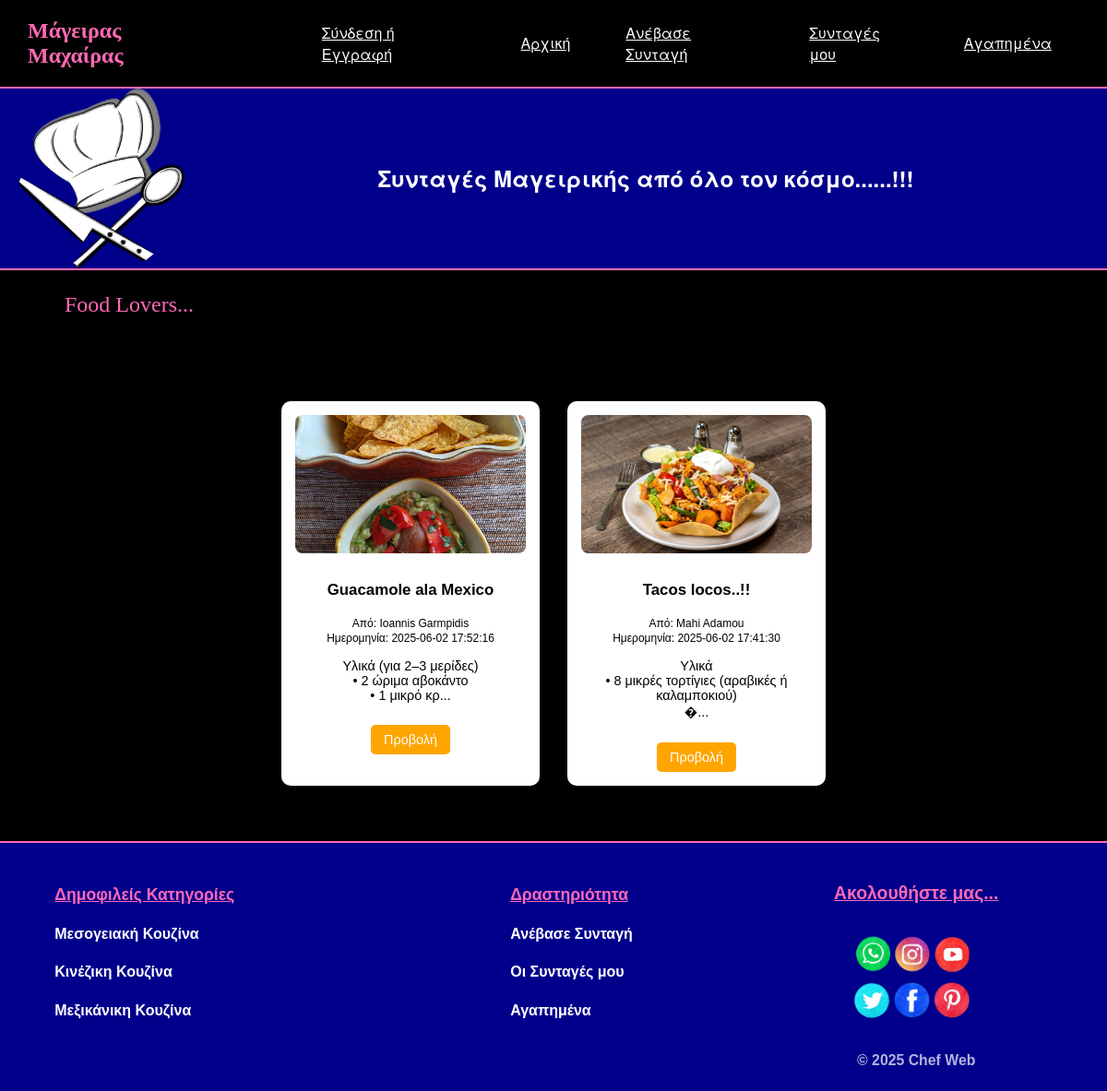
/php/recipe_by_category.php?category=Μεξικάνικη, run on the app's committed database.
### tables this page shows
CREATE TABLE `recipes` (
  `id` int(11) NOT NULL,
  `user_id` int(11) NOT NULL,
  `title` varchar(255) NOT NULL,
  `description` text NOT NULL,
  `image_path` varchar(255) DEFAULT NULL,
  `category` varchar(100) DEFAULT NULL,
  `created_at` datetime DEFAULT current_timestamp()
);

CREATE TABLE `users` (
  `id` int(11) NOT NULL,
  `firstname` varchar(100) NOT NULL,
  `lastname` varchar(100) NOT NULL,
  `email` varchar(255) NOT NULL,
  `password` varchar(255) NOT NULL,
  `created_at` datetime DEFAULT current_timestamp()
);

### php/recipe_by_category.php (the view, shortened to what this page needs)
<?php
$category = urldecode(trim($_GET['category']));
include("db_connection.php");
$mysqli = $conn;
$stmt = $mysqli->prepare("
    SELECT r.id, r.title, r.description, r.image_path, r.created_at, u.firstname, u.lastname
    FROM recipes r
    JOIN users u ON r.user_id = u.id
    WHERE r.category = ?
    ORDER BY r.created_at DESC
");
$stmt->bind_param("s", $category);
$stmt->execute();
$result = $stmt->get_result();
?>
<!DOCTYPE html>
<html lang="el">
<head>
  <link rel="stylesheet" href="../css/style.css">
</head>
<body>
<?php include("navbar.php"); ?>
<div class="page-container">
  <h2 class="section-title">Συνταγές για: <?php echo htmlspecialchars($category); ?></h2>
  <?php if ($result->num_rows === 0): ?>
    <p>Δεν υπάρχουν ακόμη συνταγές σε αυτή την κατηγορία.</p>
  <?php else: ?>
    <div class="recipe-grid">
      <?php while ($row = $result->fetch_assoc()): ?>
        <div class="recipe-card">
        <img src="../<?php echo htmlspecialchars($row['image_path']); ?>" alt="Εικόνα Συνταγής" class="recipe-thumb">
          <h3><?php echo htmlspecialchars($row['title']); ?></h3>
          <small>Από: <?php echo htmlspecialchars($row['firstname'] . " " . $row['lastname']); ?></small><br>
          <small>Ημερομηνία: <?php echo $row['created_at']; ?></small>
          <p><?php echo nl2br(htmlspecialchars(substr($row['description'], 0, 100))) . "..."; ?></p>
          <a href="view_recipe.php?id=<?php echo $row['id']; ?>" class="btn-view">Προβολή</a>
        </div>
      <?php endwhile; ?>
    </div>
  <?php endif; ?>
</div>
<?php include("footer.php"); ?>
</body>
</html>

### css/style.css (style rules this page uses)
body { font-family: Arial, sans-serif; margin: 0; padding: 0; background-color: black; }
.page-container { margin-top: 15px; margin-bottom: 40px; padding: 0 20px; }
.recipe-grid { display: flex; flex-wrap: wrap; justify-content: center; gap: 30px; padding: 20px; }
.recipe-card { width: 250px; background: white; border-radius: 10px; box-shadow: 0 0 10px rgba(0,0,0,0.1); overflow: hidden; padding: 15px; text-align: center; font-size: 0.9em; }
.recipe-thumb { width: 100%; max-height: 150px; object-fit: cover; border-radius: 8px; margin-bottom: 10px; }
.btn-view { display: inline-block; margin-top: 10px; padding: 8px 14px; background: orange; color: white; border-radius: 5px; text-decoration: none; }

### data on the page
recipes: image_path (picture), title "Guacamole ala Mexico", user.lastname "Ioannis Garmpidis", created_at "2025-06-02 17:52:16", description "Υλικά (για 2–3 μερίδες) • 2 ώριμα αβοκάντο • 1 μικρό κρ"
recipes: image_path (picture), title "Tacos locos..!!", user.lastname "Mahi Adamou", created_at "2025-06-02 17:41:30", description "Υλικά • 8 μικρές τορτίγιες (αραβικές ή καλαμποκιού) �"
